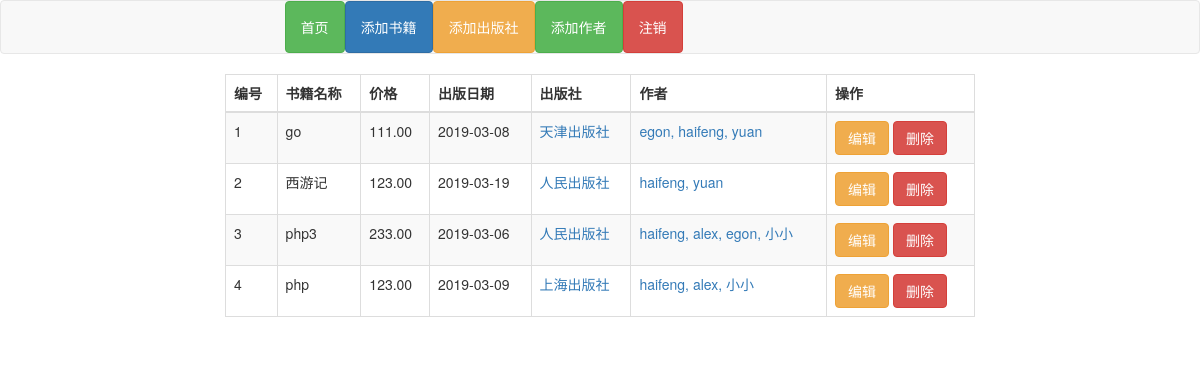
The page / (signed in) on the database its author committed.
### web/models.py (models this page shows, shortened)
class Book(models.Model):
    title = models.CharField(max_length=32)
    publishDate = models.DateField()
    price = models.DecimalField(max_digits=5, decimal_places=2)  # 999.99
    publish = models.ForeignKey(to="Publish")
    authors = models.ManyToManyField(to='Author', )

class Publish(models.Model):
    name = models.CharField(max_length=32)
    city = models.CharField(max_length=32)
    email = models.EmailField()

class Author(models.Model):
    name = models.CharField(verbose_name='作者', max_length=32)
    age = models.IntegerField()

### web/views.py (the view)
# urls.py: url(r'^$', views.index),
@login_check
def index(request):
    userinfo = request.session.get('userinfo')
    if not userinfo:
        return render(request, 'login.html')
    book_list = models.Book.objects.all()
    return render(request, 'index.html', {'book_list': book_list})

### web/views.py (called while the page is built)
def login_check(func):
    @wraps(func)
    def inner(request, *args, **kwargs):
        if request.session.get('userinfo'):
            ret = func(request, *args, **kwargs)
            return ret
        return login(request)
    return inner

### templates/index.html (shortened to what this page needs)
{% extends 'layout.html' %}
{% block content %}
    <div class="col-md-8 col-md-offset-2">
        {% include 'book_list_base.html' %}
    </div>
{% endblock %}

### templates/layout.html (shortened to what this page needs)
<!DOCTYPE html>
<html lang="en">
<head>
    <link rel="stylesheet" href="/static/bootstrap-3.3.7-dist/css/bootstrap.min.css">
</head>
<body>
<nav class="navbar navbar-default">
    <div class="container-fluid">
        <div id="header_nav">
            <ul class="nav navbar-nav">
                <li><a href="/index/" class="btn btn-success add_a">首页</a></li>
                <li><a href="/books/add/" class="btn btn-primary add_a">添加书籍</a></li>
                <li><a href="/publish/add/" class="btn btn-warning add_a">添加出版社</a></li>
                <li><a href="/author/add/" class="btn btn-success add_a">添加作者</a></li>
                <li><a href="/logout/" class="btn btn-danger add_a right" id="logout">注销</a></li>
            </ul>
        </div>
    </div>
</nav>
<div class="container ">
    <div class="row">
        {% block content %}
        {% endblock %}
    </div>
</div>
</body>
</html>

### templates/book_list_base.html
<table class="table table-bordered table-hover table-striped">
    <thead>
    <tr>
        <th>编号</th>
        <th>书籍名称</th>
        <th>价格</th>
        <th>出版日期</th>
        <th>出版社</th>
        <th>作者</th>
        <th>操作</th>
    </tr>
    </thead>
    <tbody>
    {% for book in book_list %}
        <tr>
            <td>{{ forloop.counter }}</td>
            <td>{{ book.title }}</td>
            <td>{{ book.price }}</td>
            <td>{{ book.publishDate|date:"Y-m-d" }}</td>
            <td>
                <a href="/publish_book/{{ book.publish.pk }}/list" class="click_a">{{ book.publish.name }}</a>
            </td>
            <td>
                {% for author in book.authors.all %}
                    {% if forloop.last %}
                        <span><a href="/author_book/{{ author.pk }}/list">{{ author.name }}</span></a>
                    {% else %}
                       <span><a href="/author_book/{{ author.pk }}/list">{{ author.name }}</span>,
                    {% endif %}
                {% endfor %}
            </td>
            <td>
                <a href="/book/{{ book.pk }}/change/" class="btn btn-warning">编辑</a>
                <a href="/book/{{ book.pk }}/delete/" class="btn btn-danger">删除</a>
            </td>
        </tr>
    {% endfor %}
    </tbody>
</table>

### templates/layout.html (style rules this page uses)
#header_nav { margin-left: 23%; }
#header_nav .add_a { color: white; }

### rows shown on the page
Book: title "go", price "111.00", publishDate "2019-03-08", publish.name "天津出版社"
Author: name "egon"
Author: name "haifeng"
Author: name "yuan"
Book: title "西游记", price "123.00", publishDate "2019-03-19", publish.name "人民出版社"
Book: title "php3", price "233.00", publishDate "2019-03-06", publish.name "人民出版社"
Author: name "alex"
Author: name "小小"
Book: title "php", price "123.00", publishDate "2019-03-09", publish.name "上海出版社"
